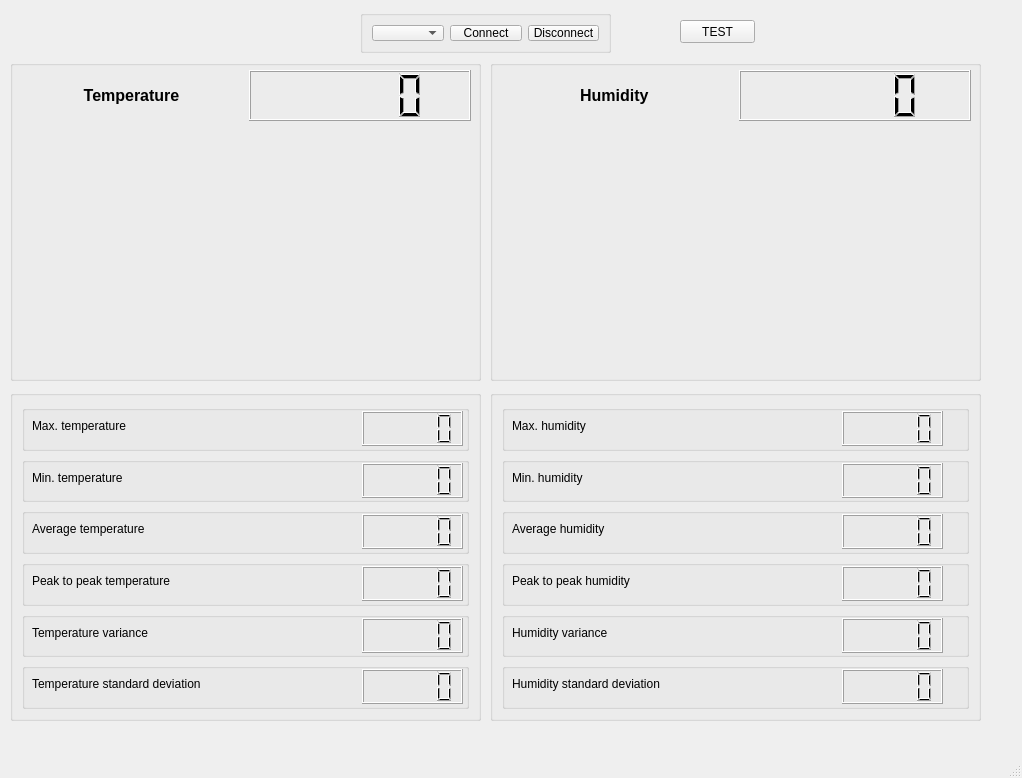
<?xml version="1.0" encoding="UTF-8"?>
<ui version="4.0">
 <class>MainWindow</class>
 <widget class="QMainWindow" name="MainWindow">
  <property name="geometry">
   <rect>
    <x>0</x>
    <y>0</y>
    <width>1022</width>
    <height>778</height>
   </rect>
  </property>
  <property name="windowTitle">
   <string>MainWindow</string>
  </property>
  <widget class="QWidget" name="centralwidget">
   <widget class="QGroupBox" name="groupBox">
    <property name="geometry">
     <rect>
      <x>360</x>
      <y>10</y>
      <width>251</width>
      <height>43</height>
     </rect>
    </property>
    <property name="title">
     <string/>
    </property>
    <layout class="QGridLayout" name="gridLayout">
     <item row="0" column="0">
      <widget class="QComboBox" name="portsComboBox">
       <property name="sizePolicy">
        <sizepolicy hsizetype="Fixed" vsizetype="Fixed">
         <horstretch>0</horstretch>
         <verstretch>0</verstretch>
        </sizepolicy>
       </property>
      </widget>
     </item>
     <item row="0" column="1">
      <widget class="QPushButton" name="connectButton">
       <property name="sizePolicy">
        <sizepolicy hsizetype="Fixed" vsizetype="Fixed">
         <horstretch>0</horstretch>
         <verstretch>0</verstretch>
        </sizepolicy>
       </property>
       <property name="text">
        <string>Connect</string>
       </property>
      </widget>
     </item>
     <item row="0" column="2">
      <widget class="QPushButton" name="disconnectButton">
       <property name="text">
        <string>Disconnect</string>
       </property>
      </widget>
     </item>
    </layout>
   </widget>
   <widget class="QGroupBox" name="groupBox_2">
    <property name="geometry">
     <rect>
      <x>490</x>
      <y>60</y>
      <width>491</width>
      <height>321</height>
     </rect>
    </property>
    <property name="title">
     <string/>
    </property>
    <widget class="QWidget" name="horizontalLayoutWidget_2">
     <property name="geometry">
      <rect>
       <x>8</x>
       <y>70</y>
       <width>471</width>
       <height>241</height>
      </rect>
     </property>
     <layout class="QHBoxLayout" name="plot2"/>
    </widget>
    <widget class="QWidget" name="layoutWidget">
     <property name="geometry">
      <rect>
       <x>10</x>
       <y>10</y>
       <width>471</width>
       <height>51</height>
      </rect>
     </property>
     <layout class="QHBoxLayout" name="horizontalLayout">
      <item>
       <widget class="QLabel" name="label_2">
        <property name="text">
         <string>&lt;html&gt;&lt;head/&gt;&lt;body&gt;&lt;p align=&quot;center&quot;&gt;&lt;span style=&quot; font-size:12pt; font-weight:600;&quot;&gt;Humidity &lt;/span&gt;&lt;/p&gt;&lt;/body&gt;&lt;/html&gt;</string>
        </property>
       </widget>
      </item>
      <item>
       <widget class="QLCDNumber" name="humidity"/>
      </item>
     </layout>
    </widget>
   </widget>
   <widget class="QGroupBox" name="groupBox_3">
    <property name="geometry">
     <rect>
      <x>10</x>
      <y>60</y>
      <width>471</width>
      <height>321</height>
     </rect>
    </property>
    <property name="title">
     <string/>
    </property>
    <widget class="QWidget" name="horizontalLayoutWidget">
     <property name="geometry">
      <rect>
       <x>10</x>
       <y>70</y>
       <width>449</width>
       <height>241</height>
      </rect>
     </property>
     <layout class="QHBoxLayout" name="plot1"/>
    </widget>
    <widget class="QWidget" name="layoutWidget">
     <property name="geometry">
      <rect>
       <x>10</x>
       <y>10</y>
       <width>451</width>
       <height>51</height>
      </rect>
     </property>
     <layout class="QHBoxLayout" name="horizontalLayout_4">
      <item>
       <widget class="QLabel" name="label">
        <property name="text">
         <string>&lt;html&gt;&lt;head/&gt;&lt;body&gt;&lt;p align=&quot;center&quot;&gt;&lt;span style=&quot; font-size:12pt; font-weight:600;&quot;&gt;Temperature&lt;/span&gt;&lt;/p&gt;&lt;/body&gt;&lt;/html&gt;</string>
        </property>
        <property name="buddy">
         <cstring>label</cstring>
        </property>
       </widget>
      </item>
      <item>
       <widget class="QLCDNumber" name="temperature"/>
      </item>
     </layout>
    </widget>
   </widget>
   <widget class="QWidget" name="layoutWidget">
    <property name="geometry">
     <rect>
      <x>0</x>
      <y>0</y>
      <width>2</width>
      <height>2</height>
     </rect>
    </property>
    <layout class="QHBoxLayout" name="horizontalLayout_2"/>
   </widget>
   <widget class="QWidget" name="layoutWidget">
    <property name="geometry">
     <rect>
      <x>0</x>
      <y>0</y>
      <width>2</width>
      <height>2</height>
     </rect>
    </property>
    <layout class="QVBoxLayout" name="verticalLayout"/>
   </widget>
   <widget class="QWidget" name="layoutWidget">
    <property name="geometry">
     <rect>
      <x>0</x>
      <y>0</y>
      <width>2</width>
      <height>2</height>
     </rect>
    </property>
    <layout class="QHBoxLayout" name="horizontalLayout_3"/>
   </widget>
   <widget class="QGroupBox" name="groupBox_4">
    <property name="geometry">
     <rect>
      <x>10</x>
      <y>390</y>
      <width>471</width>
      <height>331</height>
     </rect>
    </property>
    <property name="title">
     <string/>
    </property>
    <layout class="QGridLayout" name="gridLayout_2">
     <item row="1" column="0">
      <widget class="QGroupBox" name="groupBox_18">
       <property name="title">
        <string/>
       </property>
       <widget class="QLCDNumber" name="minLcdT">
        <property name="geometry">
         <rect>
          <x>340</x>
          <y>6</y>
          <width>101</width>
          <height>35</height>
         </rect>
        </property>
       </widget>
       <widget class="QLabel" name="label_4">
        <property name="geometry">
         <rect>
          <x>10</x>
          <y>0</y>
          <width>211</width>
          <height>41</height>
         </rect>
        </property>
        <property name="text">
         <string>Min. temperature</string>
        </property>
       </widget>
      </widget>
     </item>
     <item row="3" column="0">
      <widget class="QGroupBox" name="groupBox_20">
       <property name="title">
        <string/>
       </property>
       <widget class="QLCDNumber" name="ptpaT">
        <property name="geometry">
         <rect>
          <x>340</x>
          <y>6</y>
          <width>101</width>
          <height>35</height>
         </rect>
        </property>
       </widget>
       <widget class="QLabel" name="label_9">
        <property name="geometry">
         <rect>
          <x>10</x>
          <y>0</y>
          <width>161</width>
          <height>41</height>
         </rect>
        </property>
        <property name="text">
         <string>Peak to peak temperature</string>
        </property>
       </widget>
      </widget>
     </item>
     <item row="4" column="0">
      <widget class="QGroupBox" name="groupBox_21">
       <property name="title">
        <string/>
       </property>
       <widget class="QLCDNumber" name="varT">
        <property name="geometry">
         <rect>
          <x>340</x>
          <y>6</y>
          <width>101</width>
          <height>35</height>
         </rect>
        </property>
       </widget>
       <widget class="QLabel" name="label_11">
        <property name="geometry">
         <rect>
          <x>10</x>
          <y>0</y>
          <width>131</width>
          <height>41</height>
         </rect>
        </property>
        <property name="text">
         <string>Temperature variance</string>
        </property>
       </widget>
      </widget>
     </item>
     <item row="0" column="0">
      <widget class="QGroupBox" name="groupBox_6">
       <property name="title">
        <string/>
       </property>
       <widget class="QLCDNumber" name="maxLcdT">
        <property name="geometry">
         <rect>
          <x>340</x>
          <y>6</y>
          <width>101</width>
          <height>35</height>
         </rect>
        </property>
       </widget>
       <widget class="QLabel" name="label_3">
        <property name="geometry">
         <rect>
          <x>10</x>
          <y>0</y>
          <width>211</width>
          <height>41</height>
         </rect>
        </property>
        <property name="text">
         <string>Max. temperature</string>
        </property>
       </widget>
      </widget>
     </item>
     <item row="2" column="0">
      <widget class="QGroupBox" name="groupBox_19">
       <property name="title">
        <string/>
       </property>
       <widget class="QLCDNumber" name="meanTemp">
        <property name="geometry">
         <rect>
          <x>340</x>
          <y>6</y>
          <width>101</width>
          <height>35</height>
         </rect>
        </property>
       </widget>
       <widget class="QLabel" name="label_7">
        <property name="geometry">
         <rect>
          <x>10</x>
          <y>0</y>
          <width>131</width>
          <height>41</height>
         </rect>
        </property>
        <property name="text">
         <string>Average temperature</string>
        </property>
       </widget>
      </widget>
     </item>
     <item row="5" column="0">
      <widget class="QGroupBox" name="groupBox_22">
       <property name="title">
        <string/>
       </property>
       <widget class="QLCDNumber" name="stT">
        <property name="geometry">
         <rect>
          <x>340</x>
          <y>6</y>
          <width>101</width>
          <height>35</height>
         </rect>
        </property>
       </widget>
       <widget class="QLabel" name="label_12">
        <property name="geometry">
         <rect>
          <x>10</x>
          <y>0</y>
          <width>201</width>
          <height>41</height>
         </rect>
        </property>
        <property name="text">
         <string>Temperature standard deviation</string>
        </property>
       </widget>
      </widget>
     </item>
    </layout>
   </widget>
   <widget class="QGroupBox" name="groupBox_5">
    <property name="geometry">
     <rect>
      <x>490</x>
      <y>390</y>
      <width>491</width>
      <height>331</height>
     </rect>
    </property>
    <property name="title">
     <string/>
    </property>
    <layout class="QGridLayout" name="gridLayout_3">
     <item row="7" column="0">
      <widget class="QGroupBox" name="groupBox_24">
       <property name="title">
        <string/>
       </property>
       <widget class="QLCDNumber" name="ptpaH">
        <property name="geometry">
         <rect>
          <x>340</x>
          <y>6</y>
          <width>101</width>
          <height>35</height>
         </rect>
        </property>
       </widget>
       <widget class="QLabel" name="label_10">
        <property name="geometry">
         <rect>
          <x>10</x>
          <y>0</y>
          <width>151</width>
          <height>41</height>
         </rect>
        </property>
        <property name="text">
         <string>Peak to peak humidity</string>
        </property>
       </widget>
      </widget>
     </item>
     <item row="5" column="0">
      <widget class="QGroupBox" name="groupBox_28">
       <property name="title">
        <string/>
       </property>
       <widget class="QLCDNumber" name="minLcdH">
        <property name="geometry">
         <rect>
          <x>340</x>
          <y>6</y>
          <width>101</width>
          <height>35</height>
         </rect>
        </property>
       </widget>
       <widget class="QLabel" name="label_6">
        <property name="geometry">
         <rect>
          <x>10</x>
          <y>0</y>
          <width>171</width>
          <height>41</height>
         </rect>
        </property>
        <property name="text">
         <string>Min. humidity</string>
        </property>
       </widget>
      </widget>
     </item>
     <item row="4" column="0">
      <widget class="QGroupBox" name="groupBox_23">
       <property name="title">
        <string/>
       </property>
       <widget class="QLCDNumber" name="maxLcdH">
        <property name="geometry">
         <rect>
          <x>340</x>
          <y>6</y>
          <width>101</width>
          <height>35</height>
         </rect>
        </property>
       </widget>
       <widget class="QLabel" name="label_5">
        <property name="geometry">
         <rect>
          <x>10</x>
          <y>0</y>
          <width>171</width>
          <height>41</height>
         </rect>
        </property>
        <property name="text">
         <string>Max. humidity</string>
        </property>
       </widget>
      </widget>
     </item>
     <item row="6" column="0">
      <widget class="QGroupBox" name="groupBox_25">
       <property name="title">
        <string/>
       </property>
       <widget class="QLCDNumber" name="meanHum">
        <property name="geometry">
         <rect>
          <x>340</x>
          <y>6</y>
          <width>101</width>
          <height>35</height>
         </rect>
        </property>
       </widget>
       <widget class="QLabel" name="label_8">
        <property name="geometry">
         <rect>
          <x>10</x>
          <y>0</y>
          <width>141</width>
          <height>41</height>
         </rect>
        </property>
        <property name="text">
         <string>Average humidity</string>
        </property>
       </widget>
      </widget>
     </item>
     <item row="8" column="0">
      <widget class="QGroupBox" name="groupBox_26">
       <property name="title">
        <string/>
       </property>
       <widget class="QLCDNumber" name="varH">
        <property name="geometry">
         <rect>
          <x>340</x>
          <y>6</y>
          <width>101</width>
          <height>35</height>
         </rect>
        </property>
       </widget>
       <widget class="QLabel" name="label_13">
        <property name="geometry">
         <rect>
          <x>10</x>
          <y>0</y>
          <width>121</width>
          <height>41</height>
         </rect>
        </property>
        <property name="text">
         <string>Humidity variance</string>
        </property>
       </widget>
      </widget>
     </item>
     <item row="9" column="0">
      <widget class="QGroupBox" name="groupBox_27">
       <property name="title">
        <string/>
       </property>
       <widget class="QLCDNumber" name="stH">
        <property name="geometry">
         <rect>
          <x>340</x>
          <y>6</y>
          <width>101</width>
          <height>35</height>
         </rect>
        </property>
       </widget>
       <widget class="QLabel" name="label_14">
        <property name="geometry">
         <rect>
          <x>10</x>
          <y>0</y>
          <width>161</width>
          <height>41</height>
         </rect>
        </property>
        <property name="text">
         <string>Humidity standard deviation</string>
        </property>
       </widget>
      </widget>
     </item>
    </layout>
   </widget>
   <widget class="QPushButton" name="test">
    <property name="geometry">
     <rect>
      <x>680</x>
      <y>20</y>
      <width>75</width>
      <height>23</height>
     </rect>
    </property>
    <property name="text">
     <string>TEST</string>
    </property>
   </widget>
   <zorder>groupBox</zorder>
   <zorder>groupBox_2</zorder>
   <zorder>groupBox_3</zorder>
   <zorder>layoutWidget</zorder>
   <zorder>layoutWidget</zorder>
   <zorder>layoutWidget</zorder>
   <zorder>groupBox_5</zorder>
   <zorder>groupBox_4</zorder>
   <zorder>test</zorder>
  </widget>
  <widget class="QStatusBar" name="statusbar"/>
 </widget>
 <tabstops>
  <tabstop>connectButton</tabstop>
  <tabstop>portsComboBox</tabstop>
 </tabstops>
 <resources/>
 <connections/>
</ui>
